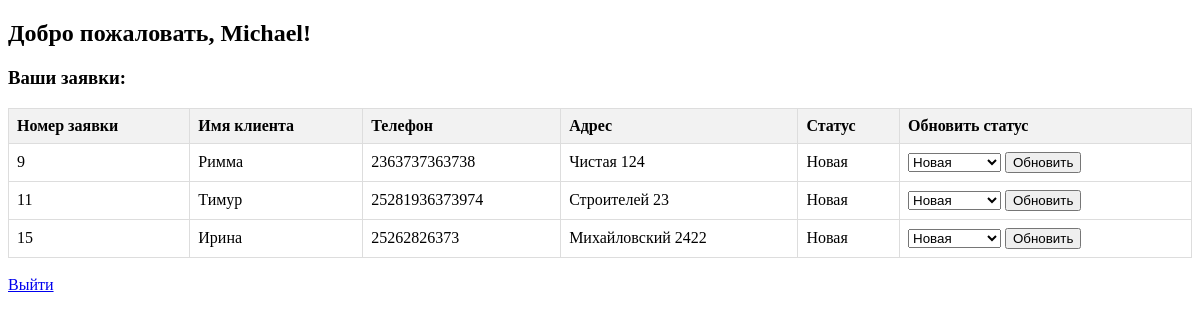
The app's page /disinsector/dashboard (signed in), older data.
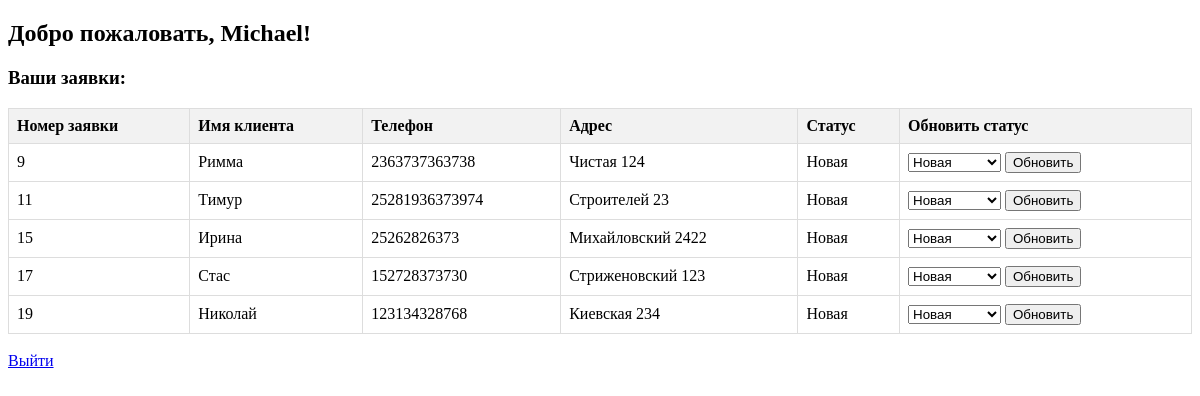
The same page, newer data.
### app/model.py (models this page shows, shortened)
class Disinsector(db.Model):
    __tablename__ = 'disinsectors'
    id = Column(Integer, primary_key=True, index=True)
    name = Column(String(100), nullable=False)
    email = Column(String(120), unique=True, nullable=False)
    password = Column(String(128), nullable=False)
    token = Column(String(128), unique=True, nullable=False)
    telegram_user_id = Column(Integer, unique=True, nullable=True)  # Уникальный идентификатор Telegram пользователя
    load = Column(Integer, default=0)  # Количество активных заявок
    max_load = Column(Integer, default=5)  # Максимальная загрузка
    last_assigned = Column(DateTime, default=datetime.utcnow)
    orders = relationship('Order', back_populates='disinsector')

class Order(db.Model):
    __tablename__ = 'orders'
    id = Column(Integer, primary_key=True, index=True)
    disinsector_id = Column(Integer, ForeignKey('disinsectors.id'), nullable=True)
    client_id = Column(Integer, ForeignKey('clients.id'), nullable=False)
    order_status = Column(String(50), default='Новая')
    object_type = Column(String(50), nullable=False)
    insect_quantity = Column(String(50), nullable=False)
    disinsect_experience = Column(Boolean, nullable=False)
    estimated_price = Column(String(50), nullable=True)
    final_price = Column(String(50), nullable=True)
    poison_type = Column(String(100), nullable=True)
    insect_type = Column(String(100), nullable=True)
    client_area = Column(String(100), nullable=True)
    created_at = Column(DateTime, default=datetime.utcnow, onupdate=datetime.utcnow, nullable=False)
    disinsector = relationship("Disinsector", back_populates="orders")
    client = relationship("Client", back_populates="orders")

class Client(db.Model):
    __tablename__ = 'clients'
    id = Column(Integer, primary_key=True, index=True)
    name = Column(String(100), nullable=False)
    phone = Column(String(20), nullable=False)
    address = Column(String(200), nullable=False)
    orders = relationship("Order", back_populates="client")

### app/main.py (the view)
@main_bp.route('/disinsector/dashboard')
def disinsector_dashboard():
    if 'disinsector_id' in session:
        disinsector_id = session['disinsector_id']
        try:
            disinsector = Disinsector.query.get(disinsector_id)
            if not disinsector:
                flash("Дезинсектор не найден.", 'danger')
                return redirect(url_for('auth.disinsector_login'))
            orders = Order.query.filter_by(disinsector_id=disinsector_id).all()
        except Exception as e:
            logger.error(f"Ошибка при загрузке дезинсектор-дэшборда: {e}")
            flash("Произошла ошибка при загрузке заявок.", 'danger')
            return redirect(url_for('main.index'))
        return render_template('disinsector_dashboard.html', disinsector=disinsector, orders=orders)
    else:
        flash("Пожалуйста, войдите как дезинсектор.", 'warning')
        return redirect(url_for('auth.disinsector_login'))

### app/templates/disinsector_dashboard.html (shortened to what this page needs)
<!DOCTYPE html>
<html lang="ru">
<head>
</head>
<body>
    <h2>Добро пожаловать, {{ disinsector.name }}!</h2>
    <h3>Ваши заявки:</h3>
    {% if orders %}
    <table>
        <tr>
            <th>Номер заявки</th>
            <th>Имя клиента</th>
            <th>Телефон</th>
            <th>Адрес</th>
            <th>Статус</th>
            <th>Обновить статус</th>
        </tr>
        {% for order in orders %}
        <tr>
            <td>{{ order.id }}</td>
            <td>{{ order.client.name }}</td>
            <td>{{ order.client.phone }}</td>
            <td>{{ order.client.address }}</td>
            <td>{{ order.order_status }}</td>
            <td>
                <form method="POST" action="{{ url_for('main.update_order_status') }}">
                    <select name="new_status">
                        <option value="Новая" {% if order.order_status == 'Новая' %}selected{% endif %}>Новая</option>
                    </select>
                    <input type="submit" value="Обновить">
                </form>
            </td>
        </tr>
        {% endfor %}
    </table>
    {% else %}
        <p>На данный момент у вас нет заявок.</p>
    {% endif %}
    <br>
    <a href="{{ url_for('auth.logout') }}">Выйти</a>
</body>
</html>

### app/templates/disinsector_dashboard.html (style rules this page uses)
table { width: 100%; border-collapse: collapse; }
table, th, td { border: 1px solid #ddd; }
th, td { padding: 8px; text-align: left; }
th { background-color: #f2f2f2; }

Row changes from the older to the newer data that the page shows:
added Order: id "17", client.name "Стас", client.phone "152728373730", client.address "Стриженовский 123", order_status "Новая", new_status "Новая"
added Order: id "19", client.name "Николай", client.phone "123134328768", client.address "Киевская 234", order_status "Новая", new_status "Новая"
